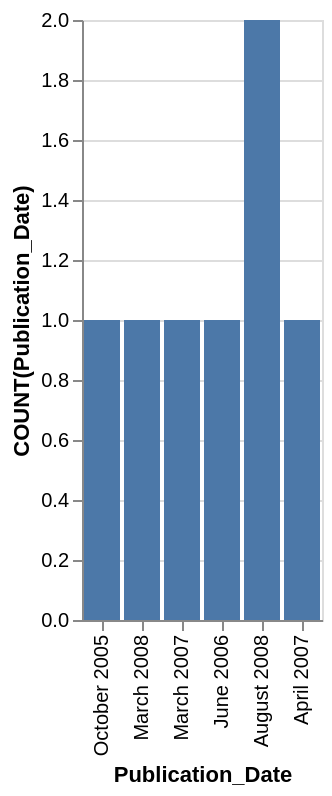

Describe this chart as a Vega-Lite specification.
### Vega-Lite specification from a JSON file in a GitHub repository (floating-point values rounded to 4 significant figures)
{"data": {"values": [{"x_data": "October 2005", "y_data": 1}, {"x_data": "March 2008", "y_data": 1}, {"x_data": "March 2007", "y_data": 1}, {"x_data": "June 2006", "y_data": 1}, {"x_data": "August 2008", "y_data": 2}, {"x_data": "April 2007", "y_data": 1}]}, "mark": "bar", "encoding": {"x": {"field": "x_data", "type": "nominal", "title": "Publication_Date", "sort": "descending"}, "y": {"field": "y_data", "type": "quantitative", "title": "COUNT(Publication_Date)"}}}
